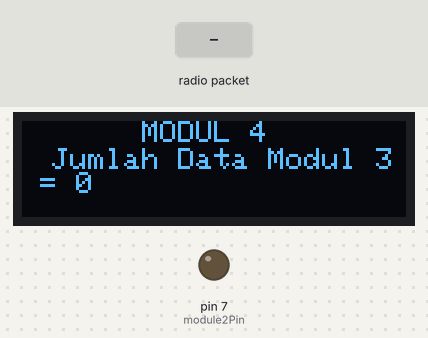
Recording of a sketch running on a simulated Arduino Uno, built with avr-gcc and run on an emulated ATmega328P. On the bench: 128×32 one-colour display, output pins drawn as LEDs (lit = HIGH). The inputs (shaded band) are chosen by the test bench. The display library's start-up logo is not drawn; no radio packets arrive unless stated; what the sketch prints to the serial monitor is not drawn.

Above: at 3.2 s.
3.3 s: radio packet "MODUL 2" arrives
At 3.46 s:
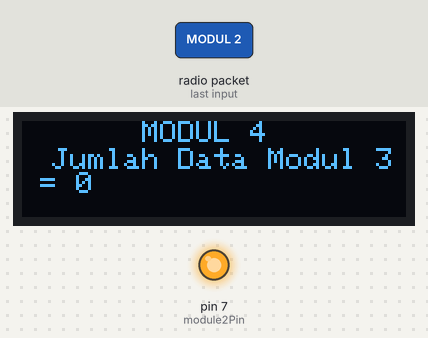
5.0 s: radio packet "MODUL 2:" arrives
At 5.8 s:
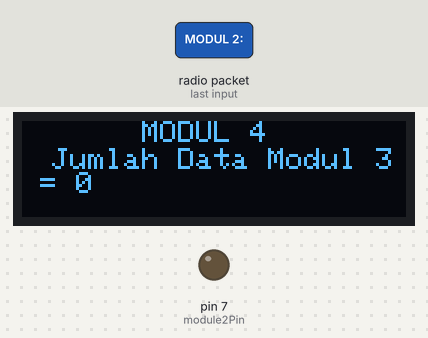
6.8 s: radio packet "1" arrives
At 6.98 s:
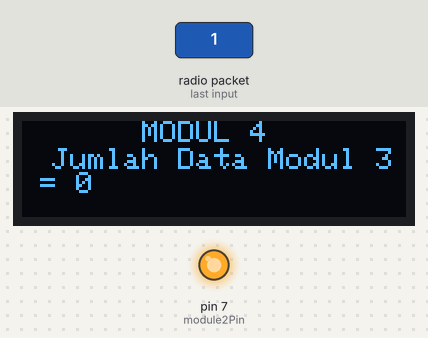
Timing chart, 0 to 9.8 s (numbered marks = the images above; inputs shaded):
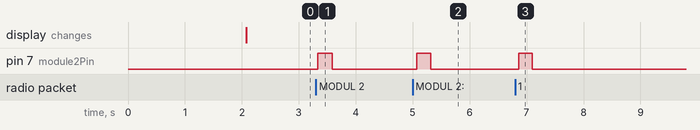

Measured:
- after the input at 3.3 s, pin 7 (module2Pin): LOW → HIGH at once, → LOW 0.25 s later
- after the input at 5.0 s, pin 7 (module2Pin): LOW → HIGH after 0.07 s, → LOW 0.25 s later
- after the input at 6.8 s, pin 7 (module2Pin): LOW → HIGH after 0.06 s, → LOW 0.24 s later

The sketch:

modul_4_v3.ino
```cpp
#include <RF24.h>
#include <Wire.h>
#include <Adafruit_GFX.h>
#include <Adafruit_SSD1306.h>

#define SCREEN_WIDTH 128
#define SCREEN_HEIGHT 32
#define OLED_RESET -1
#define SCREEN_ADDRESS 0x3C
Adafruit_SSD1306 display(SCREEN_WIDTH, SCREEN_HEIGHT, &Wire, OLED_RESET);

RF24 radio(10, 9);
const uint64_t beforeModuleId = 0xF0F0F0F0E2LL;
const uint64_t beforeModuleId2 = 0xF0F0F0F0E3LL;
const uint64_t beforeModuleId3 = 0xF0F0F0F0E4LL;
const uint64_t moduleId = 0xF0F0F0F0E5LL;
unsigned long previousMillis = 0;
const long interval = 2000;

byte messageData[50];
byte newData[50];
bool dataReceived = false;
int dataCounter = 0;

int dataCounterModul1 = 0;
int dataCounterDisplayModul1 = 0;
int dataCounterModul2 = 0;
int dataCounterDisplayModul2 = 0;
int dataCounterModul3 = 0;
int dataCounterDisplayModul3 = 0;
int dataCounterModul4 = 0;
//int dataCounterNewCustomer = 0;
//int dataCounterNewCustomermodul1 = 0;

const int module2Pin = 7;

unsigned long ledOnMillis = 0;
const unsigned long ledDuration = 200;

const int sensorPin = A0;
unsigned long pulseDuration = 0;
float totalLiters = 0;
const float pulseToCubicMeters = 0.00000247;

void setup() {
  radio.begin();
  radio.openReadingPipe(1, beforeModuleId);
  radio.setPALevel(RF24_PA_MAX);
  radio.setDataRate(RF24_2MBPS);
  radio.setChannel(85);

  pinMode(module2Pin, OUTPUT);
  Serial.begin(115200);

  if (!display.begin(SSD1306_SWITCHCAPVCC, SCREEN_ADDRESS)) {
    Serial.println(F("SSD1306 allocation failed"));
    for (;;)
      ;
  }

  display.display();
  delay(2000);

  display.clearDisplay();
}

  void lcd() {

    display.clearDisplay();
    display.setTextSize(1);
    display.setTextColor(SSD1306_WHITE);

    // Center "MODUL 2" at the top
    int16_t x = (display.width() - 8 * 6) / 2; // Assuming 6 characters for "MODUL 2"
    int16_t y = 0;

    display.setCursor(x, y);
    display.print("MODUL 4");

    // Place "Jumlah Data Modul 1" below "MODUL 2"
    x = 10;
    y = 9;

    display.setCursor(x, y);
    display.print("Jumlah Data Modul 3 = ");
    display.println(dataCounterDisplayModul3);

    display.display();
  }

//  display.clearDisplay();
//  display.setTextSize(1);
//  display.setTextColor(SSD1306_WHITE);
//  display.setCursor(0, 0);
//  display.print("MODUL 2: ");
//  display.setCursor(2, 1);
//  display.print("Jumlah Data Modul 1: ");
//  display.println(dataCounterNewCustomer);
//  display.display();


void bacanrf() {
  radio.openReadingPipe(1, beforeModuleId);
  radio.openReadingPipe(2, beforeModuleId2);
  radio.openReadingPipe(2, beforeModuleId3);
  radio.startListening();

  if (radio.available()) {
    radio.read(&messageData, sizeof(messageData));
    dataReceived = true;
    dataCounter++;

    uint64_t customerId;
    memcpy(&customerId, &messageData[0], sizeof(customerId));

    if (customerId == 19466411ULL) {
      dataCounterDisplayModul1++;
    }
    if (customerId == 19466422ULL) {
      dataCounterDisplayModul2++;
    }
    if (customerId == 19466433ULL) {
      dataCounterDisplayModul3++;
    }

  }

  Serial.print("Data yang diterima dalam bentuk byte array: ");
  for (int i = 0; i < sizeof(messageData); i++) {
    Serial.print(messageData[i], HEX);
    Serial.print(" ");
  }
  Serial.println();

  uint64_t customerId;
  float userTotalUsage;
  float userTotalCost;
  char currentDate[11];
  char currentTime[8];

  memcpy(&customerId, &messageData[0], sizeof(customerId));
  memcpy(&userTotalUsage, &messageData[8], sizeof(userTotalUsage));
  memcpy(&userTotalCost, &messageData[12], sizeof(userTotalCost));
  memcpy(currentDate, &messageData[16], sizeof(currentDate));
  memcpy(currentTime, &messageData[27], sizeof(currentTime));

  Serial.print("ID Pelanggan: ");
  Serial.println(static_cast<unsigned long>(customerId));

  Serial.print("Total Penggunaan Air: ");
  Serial.print(userTotalUsage, 2);
  Serial.println(" m³");
  Serial.print("Biaya: Rp");
  Serial.println(userTotalCost);
  Serial.print("Tanggal: ");
  Serial.println(currentDate);
  Serial.print("Waktu: ");
  Serial.println(currentTime);

  lcd(); // Update OLED display
}

void kirimnrf() {
  radio.stopListening();
  radio.openWritingPipe(moduleId);

  radio.write(&messageData, sizeof(messageData));
  Serial.print("Data modul 1: ");
  for (int i = 0; i < sizeof(messageData); i++) {
    Serial.print(messageData[i], HEX);
    Serial.print(" ");
  }
  Serial.println();

  dataCounterModul3++;
}

void kirimnrf2() {
  radio.stopListening();

  pulseDuration = pulseIn(sensorPin, FALLING);
  float currentLiters = pulseDuration * pulseToCubicMeters;
  totalLiters += currentLiters;

  const uint64_t newCustomerId = 19466444ULL;
  const float newUserTotalUsage = totalLiters / 1000.0;
  const float newUserTotalCost = newUserTotalUsage * 2600.0;
  const char *newCurrentDate = "2023-09-30";
  const char *newCurrentTime = "16:45";

  byte newData[50];

  memcpy(&newData[0], &newCustomerId, sizeof(newCustomerId));
  memcpy(&newData[8], &newUserTotalUsage, sizeof(newUserTotalUsage));
  memcpy(&newData[12], &newUserTotalCost, sizeof(newUserTotalCost));
  memcpy(&newData[16], newCurrentDate, strlen(newCurrentDate) + 1);
  memcpy(&newData[27], newCurrentTime, strlen(newCurrentTime) + 1);

  Serial.print("ID Pelanggan Baru: ");
  Serial.println(static_cast<unsigned long>(newCustomerId));

  Serial.print("Total Penggunaan Air Baru: ");
  Serial.print(newUserTotalUsage, 5);
  Serial.println(" m³");

  Serial.print("Biaya Baru: Rp");
  Serial.println(newUserTotalCost);

  Serial.print("Tanggal Baru: ");
  Serial.println(newCurrentDate);

  Serial.print("Waktu Baru: ");
  Serial.println(newCurrentTime);

  radio.openWritingPipe(moduleId);
  radio.write(&newData, sizeof(newData));

  dataCounterModul4++;
}

unsigned long rtimer0 = 0, timer0 = 1000;
unsigned long rtimer1 = 0, timer1 = 1500;

void loop() {
  unsigned long ct = millis();
  unsigned long ct2 = millis();

  bacanrf();

  Serial.print("Jumlah data diterima (ID 19466433): ");
  Serial.println(dataCounterDisplayModul3);

  if (ct - rtimer0 >= timer0 >= interval && dataCounterModul3 < 8) {
    kirimnrf();
    rtimer0 = ct;
  }

  if (ct2 - rtimer1 >= timer1 >= interval && dataCounterModul4 < 8) {
    kirimnrf2();
    rtimer1 = ct2;
  }

  if (dataReceived) {
    digitalWrite(module2Pin, HIGH);
    ledOnMillis = millis();
    dataReceived = false;
  }

  if (millis() - ledOnMillis >= ledDuration) {
    digitalWrite(module2Pin, LOW);
  }

  lcd(); // Update OLED display
}
```
